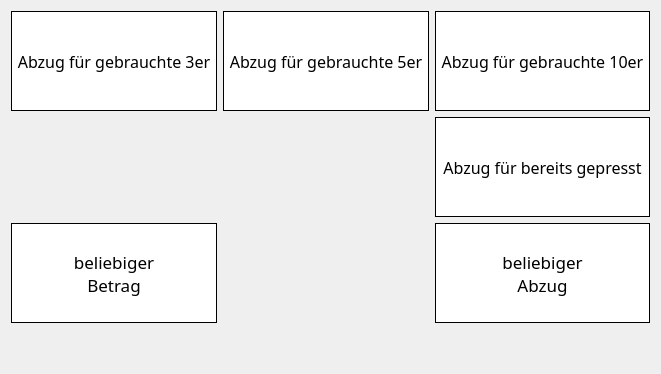
       <widget class="QWidget" name="page_4">
        <layout class="QGridLayout" name="gridLayout_6">
         <item row="3" column="0">
          <spacer name="verticalSpacer_3">
           <property name="focusPolicy">
            <enum>Qt::NoFocus</enum>
           </property>
           <property name="orientation">
            <enum>Qt::Vertical</enum>
           </property>
           <property name="sizeHint" stdset="0">
            <size>
             <width>20</width>
             <height>40</height>
            </size>
           </property>
          </spacer>
         </item>
         <item row="2" column="2">
          <widget class="QPushButton" name="button_abzug">
           <property name="minimumSize">
            <size>
             <width>120</width>
             <height>100</height>
            </size>
           </property>
           <property name="font">
            <font>
             <family>Linux Biolinum O</family>
             <pointsize>13</pointsize>
            </font>
           </property>
           <property name="focusPolicy">
            <enum>Qt::NoFocus</enum>
           </property>
           <property name="styleSheet">
            <string notr="true">border: 1px solid black;
background-color: white;</string>
           </property>
           <property name="text">
            <string>beliebiger
Abzug</string>
           </property>
          </widget>
         </item>
         <item row="0" column="0">
          <widget class="QToolButton" name="button_3er_gebraucht">
           <property name="sizePolicy">
            <sizepolicy hsizetype="Minimum" vsizetype="Preferred">
             <horstretch>0</horstretch>
             <verstretch>0</verstretch>
            </sizepolicy>
           </property>
           <property name="minimumSize">
            <size>
             <width>100</width>
             <height>100</height>
            </size>
           </property>
           <property name="font">
            <font>
             <family>Linux Biolinum O</family>
             <pointsize>12</pointsize>
            </font>
           </property>
           <property name="focusPolicy">
            <enum>Qt::NoFocus</enum>
           </property>
           <property name="styleSheet">
            <string notr="true">border: 1px solid black;
background-color: white;</string>
           </property>
           <property name="text">
            <string>Abzug für gebrauchte 3er</string>
           </property>
           <property name="icon">
            <iconset>
             <normaloff>../images/leere_kartons.png</normaloff>../images/leere_kartons.png</iconset>
           </property>
           <property name="iconSize">
            <size>
             <width>100</width>
             <height>100</height>
            </size>
           </property>
           <property name="toolButtonStyle">
            <enum>Qt::ToolButtonTextUnderIcon</enum>
           </property>
          </widget>
         </item>
         <item row="0" column="2">
          <widget class="QToolButton" name="button_10er_gebraucht">
           <property name="sizePolicy">
            <sizepolicy hsizetype="Minimum" vsizetype="Preferred">
             <horstretch>0</horstretch>
             <verstretch>0</verstretch>
            </sizepolicy>
           </property>
           <property name="minimumSize">
            <size>
             <width>100</width>
             <height>100</height>
            </size>
           </property>
           <property name="font">
            <font>
             <family>Linux Biolinum O</family>
             <pointsize>12</pointsize>
            </font>
           </property>
           <property name="focusPolicy">
            <enum>Qt::NoFocus</enum>
           </property>
           <property name="styleSheet">
            <string notr="true">border: 1px solid black;
background-color: white;</string>
           </property>
           <property name="text">
            <string>Abzug für gebrauchte 10er</string>
           </property>
           <property name="icon">
            <iconset>
             <normaloff>../images/leere_kartons.png</normaloff>../images/leere_kartons.png</iconset>
           </property>
           <property name="iconSize">
            <size>
             <width>100</width>
             <height>100</height>
            </size>
           </property>
           <property name="toolButtonStyle">
            <enum>Qt::ToolButtonTextUnderIcon</enum>
           </property>
          </widget>
         </item>
         <item row="0" column="1">
          <widget class="QToolButton" name="button_5er_gebraucht">
           <property name="sizePolicy">
            <sizepolicy hsizetype="Minimum" vsizetype="Preferred">
             <horstretch>0</horstretch>
             <verstretch>0</verstretch>
            </sizepolicy>
           </property>
           <property name="minimumSize">
            <size>
             <width>100</width>
             <height>100</height>
            </size>
           </property>
           <property name="font">
            <font>
             <family>Linux Biolinum O</family>
             <pointsize>12</pointsize>
            </font>
           </property>
           <property name="focusPolicy">
            <enum>Qt::NoFocus</enum>
           </property>
           <property name="styleSheet">
            <string notr="true">border: 1px solid black;
background-color: white;</string>
           </property>
           <property name="text">
            <string>Abzug für gebrauchte 5er</string>
           </property>
           <property name="icon">
            <iconset>
             <normaloff>../images/leere_kartons.png</normaloff>../images/leere_kartons.png</iconset>
           </property>
           <property name="iconSize">
            <size>
             <width>100</width>
             <height>100</height>
            </size>
           </property>
           <property name="toolButtonStyle">
            <enum>Qt::ToolButtonTextUnderIcon</enum>
           </property>
          </widget>
         </item>
         <item row="2" column="0">
          <widget class="QPushButton" name="button_betrag">
           <property name="minimumSize">
            <size>
             <width>120</width>
             <height>100</height>
            </size>
           </property>
           <property name="font">
            <font>
             <family>Linux Biolinum O</family>
             <pointsize>13</pointsize>
            </font>
           </property>
           <property name="focusPolicy">
            <enum>Qt::NoFocus</enum>
           </property>
           <property name="styleSheet">
            <string notr="true">border: 1px solid black;
background-color: white;</string>
           </property>
           <property name="text">
            <string>beliebiger
Betrag</string>
           </property>
          </widget>
         </item>
         <item row="1" column="2">
          <widget class="QToolButton" name="button_ohnepressen">
           <property name="sizePolicy">
            <sizepolicy hsizetype="Minimum" vsizetype="Preferred">
             <horstretch>0</horstretch>
             <verstretch>0</verstretch>
            </sizepolicy>
           </property>
           <property name="minimumSize">
            <size>
             <width>100</width>
             <height>100</height>
            </size>
           </property>
           <property name="font">
            <font>
             <family>Linux Biolinum O</family>
             <pointsize>12</pointsize>
            </font>
           </property>
           <property name="focusPolicy">
            <enum>Qt::NoFocus</enum>
           </property>
           <property name="styleSheet">
            <string notr="true">border: 1px solid black;
background-color: white;</string>
           </property>
           <property name="text">
            <string>Abzug für bereits gepresst</string>
           </property>
           <property name="icon">
            <iconset>
             <normaloff>../images/pressen.png</normaloff>../images/pressen.png</iconset>
           </property>
           <property name="iconSize">
            <size>
             <width>100</width>
             <height>100</height>
            </size>
           </property>
           <property name="toolButtonStyle">
            <enum>Qt::ToolButtonTextUnderIcon</enum>
           </property>
          </widget>
         </item>
        </layout>
       </widget>
